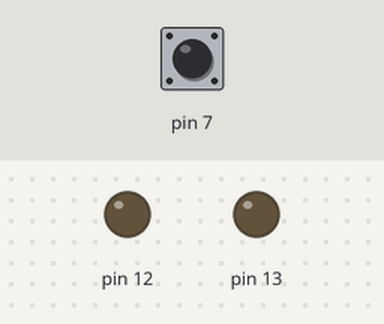
Bench run of a sketch on a simulated Arduino Uno, built with avr-gcc and run on an emulated ATmega328P. Parts: output pins drawn as LEDs (lit = HIGH). Dashed ring = blinking. Inputs (shaded band) come from the test bench; at power-on: pin 7 HIGH.

Above: at 1.2 s.
1.3 s: pin 7 pulsed LOW 2 times (0.12 s each, 0.3 s apart)
At 1.48 s:
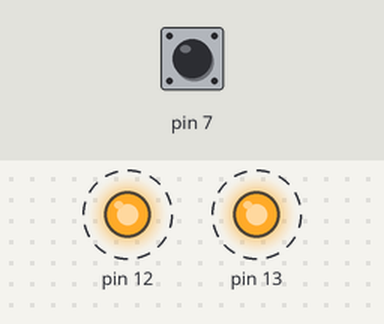
Timing chart, 0 to 4.3 s (numbered marks = the images above; inputs shaded):
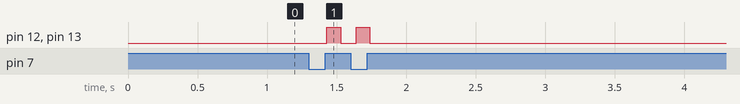

The sketch:

philip_projekt.ino
```cpp
void setup()
{
 pinMode (12, OUTPUT);
  pinMode (13, OUTPUT);
  pinMode (7, INPUT);
}

bool on = true;
bool button;

void loop()
{
  bool read = digitalRead(7);
  if(read != button) {
    button = read;
    if(button)
      on = !on;
    delay(10);
  }
  if(!on) return;
 digitalWrite(12, HIGH);
  digitalWrite(13,HIGH);
  delay(100);
  digitalWrite(11, LOW);
  digitalWrite(12, LOW);
  digitalWrite(13, LOW);
  delay(100);
}
```

Measured:
- after the input at 1.3 s, pin 12, pin 13: alternates HIGH for 0.10 s and LOW for 0.11 s, 4 changes in all, then stays LOW, starting after 0.13 s
